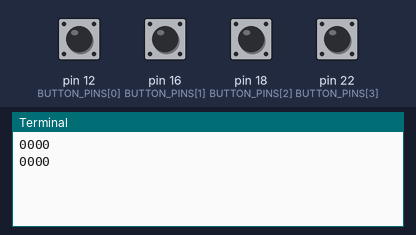
This program was run on a simulated Raspberry Pi (header pin numbers). Parts: the last lines printed to the terminal. Inputs (shaded band) come from the test bench; at power-on: pin 12 (BUTTON_PINS[0]), pin 16 (BUTTON_PINS[1]), pin 18 (BUTTON_PINS[2]), pin 22 (BUTTON_PINS[3]) LOW.

Above: at 1.2 s.
1.3 s: pin 12 (BUTTON_PINS[0]) pulled HIGH for 1.2 s
At 2.8 s:
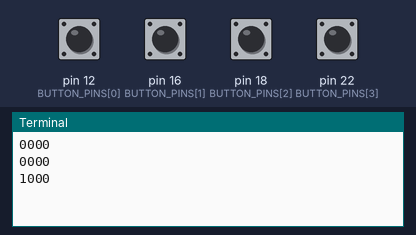
4.0 s: pin 16 (BUTTON_PINS[1]) pulled HIGH for 1.2 s
At 4.8 s:
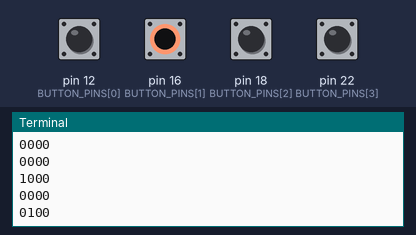
6.7 s: pin 18 (BUTTON_PINS[2]) pulled HIGH for 1.2 s
At 7.8 s:
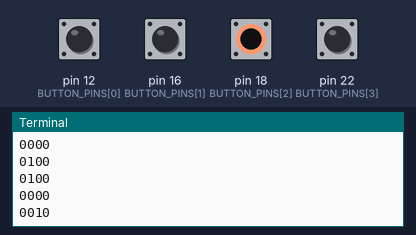
9.4 s: pin 22 (BUTTON_PINS[3]) pulled HIGH for 1.2 s
At 10.7 s:
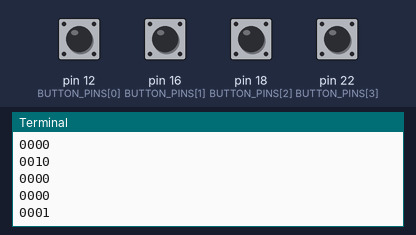
Timing chart, 0 to 12.4 s (numbered marks = the images above; inputs shaded):
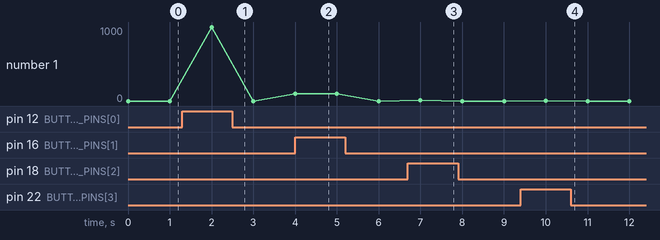

The program:

basic_gpio.py
```python
#!/usr/bin/env python
#-----------------------------------------------------------------------------
# 1-May-2013 ShaneG
#
# This is a simple test program to work with the GPIO buttons.
#-----------------------------------------------------------------------------
from time import sleep

# Bring in the GPIO library
try:
  import RPi.GPIO as GPIO
except:
  print "Unable to input GPIO library. Please install RPi.GPIO"
  exit(1)

#-----------------------------------------------------------------------------
# Main program
#-----------------------------------------------------------------------------

# Map the button pins to the P1 pin numbers
BUTTON_PINS = (12, 16, 18, 22)

if __name__ == "__main__":
  # Use board numbering for pins
  GPIO.setmode(GPIO.BOARD)
  # Initialise the pins
  try:
    for pin in BUTTON_PINS:
	  GPIO.setup(pin, GPIO.IN)
  except:
    print "Failed to initialise GPIO pins for buttons."
    exit(1)
  # Now keep reading the input
  try:
    while True:
      result = ""
      for pin in BUTTON_PINS:
        if GPIO.input(pin):
          result = result + "1"
        else:
		  result = result + "0"
      print result
      sleep(1)
  except:
	# Try and cleanup
	GPIO.cleanup()
	exit(1)
```

Measured:
- after the input at 1.3 s, the terminal: prints a new line after 0.70 s (image 1)
- after the input at 4.0 s, the terminal: prints a new line at once (image 2)
- after the input at 6.7 s, the terminal: prints a new line after 0.30 s (image 3)
- after the input at 9.4 s, the terminal: prints a new line after 0.60 s (image 4)
